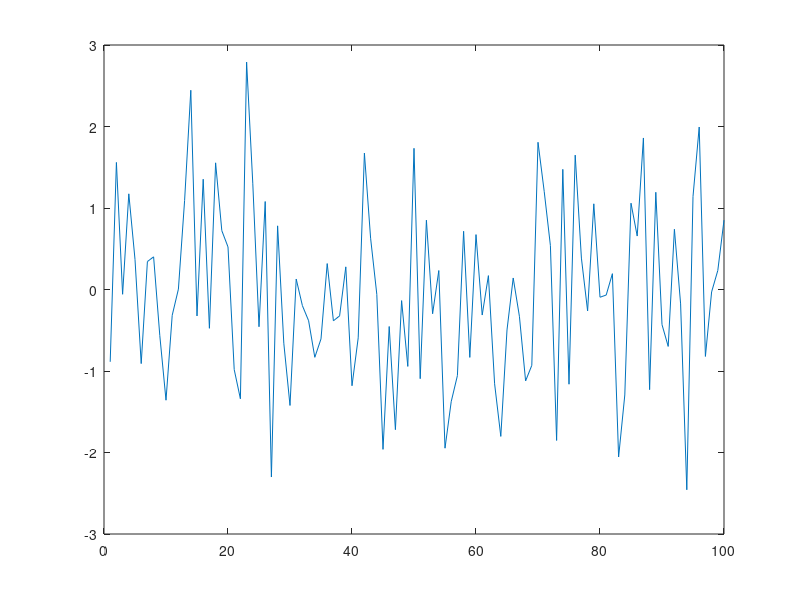

Write MATLAB code to recreate this figure.
function result = test_line_linewidth_001
a = figure;
p = plot(randn(100,1));
linewidths = {0.25,0.5,1,2,4};
result = false;
for i = 1:numel(linewidths)
  try
    set(p,'linewidth',linewidths{i});
    draw
  catch
    lasterr
    return 
  end
end
close(a)
result = true;
